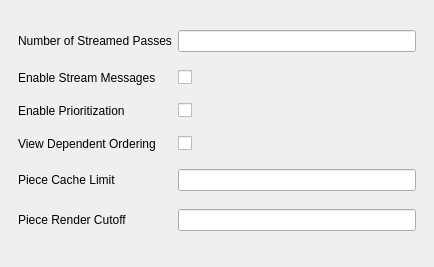
<ui version="4.0" >
 <class>pqGlobalStreamingViewOptions</class>
 <widget class="QWidget" name="pqGlobalStreamingViewOptions" >
  <property name="geometry" >
   <rect>
    <x>0</x>
    <y>0</y>
    <width>434</width>
    <height>267</height>
   </rect>
  </property>
  <property name="windowTitle" >
   <string>Form</string>
  </property>
  <layout class="QVBoxLayout" >
   <property name="spacing" >
    <number>6</number>
   </property>
   <property name="leftMargin" >
    <number>9</number>
   </property>
   <property name="topMargin" >
    <number>9</number>
   </property>
   <property name="rightMargin" >
    <number>9</number>
   </property>
   <property name="bottomMargin" >
    <number>9</number>
   </property>
   <item>
    <widget class="QStackedWidget" name="stackedWidget" >
     <property name="currentIndex" >
      <number>0</number>
     </property>
     <widget class="QWidget" name="General" >
      <layout class="QGridLayout" >
       <item row="0" column="0" >
        <widget class="QLabel" name="label_5" >
         <property name="text" >
          <string>Number of Streamed Passes</string>
         </property>
        </widget>
       </item>
       <item row="0" column="1" >
        <widget class="QLineEdit" name="StreamedPasses" />
       </item>
       <item row="1" column="0" >
        <widget class="QLabel" name="label_7" >
         <property name="text" >
          <string>Enable Stream Messages</string>
         </property>
        </widget>
       </item>
       <item row="1" column="1" >
        <widget class="QCheckBox" name="EnableStreamMessages" >
         <property name="text" >
          <string/>
         </property>
        </widget>
       </item>
       <item row="2" column="0" >
        <widget class="QLabel" name="label_9" >
         <property name="text" >
          <string>Enable Prioritization</string>
         </property>
        </widget>
       </item>
       <item row="2" column="1" >
        <widget class="QCheckBox" name="UsePrioritization" >
         <property name="text" >
          <string/>
         </property>
        </widget>
       </item>
       <item row="3" column="0" >
        <widget class="QLabel" name="label_8" >
         <property name="text" >
          <string>View Dependent Ordering</string>
         </property>
        </widget>
       </item>
       <item row="3" column="1" >
        <widget class="QCheckBox" name="UseViewOrdering" >
         <property name="text" >
          <string/>
         </property>
        </widget>
       </item>
       <item row="4" column="0" >
        <widget class="QLabel" name="label_6" >
         <property name="text" >
          <string>Piece Cache Limit</string>
         </property>
        </widget>
       </item>
       <item row="4" column="1" >
        <widget class="QLineEdit" name="PieceCacheLimit" />
       </item>
       <item row="5" column="0" >
        <widget class="QLabel" name="label_10" >
         <property name="text" >
          <string>Piece Render Cutoff</string>
         </property>
        </widget>
       </item>
       <item row="5" column="1" >
        <widget class="QLineEdit" name="PieceRenderCutoff" />
       </item>
      </layout>
     </widget>
    </widget>
   </item>
  </layout>
 </widget>
 <resources/>
 <connections/>
</ui>
